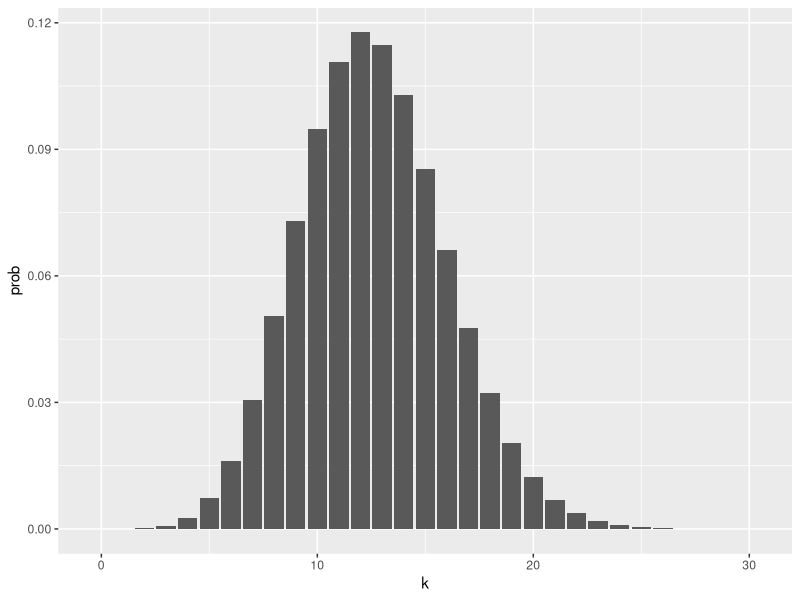

Reproduce this figure in R.
library(tidyverse)

# The binomial distribution

# The way we calculate these binomial probabilities in R is using the dbinom function.

# We’d expect to see exactly 7 no-shows with the probability 0.09
# out of total 140 peoples under binomial probability distribution
dbinom(7, size = 140, prob = 0.09)

dbinom(13, size = 140, prob = 0.09)

# First we create a tibble, or table of data, that has a single column called k, 
# containing the numbers 0 through 30 (0:30).
airlines = tibble(k = 0:30)
airlines <- airlines %>%
  mutate(prob = dbinom(k, 140, 0.09))

ggplot(airlines) +
  geom_col(aes(x = k, y = prob))

# The function called pbinom calculates the sum of probabilities lower equal x.
# That means pbinom is a function work as the cumulative distribution function.
pbinom(5, 140, 0.09)
# So according to the model, there’s about a 1.1% chance of 5 or fewer no-shows.
# [1] 0.01098229